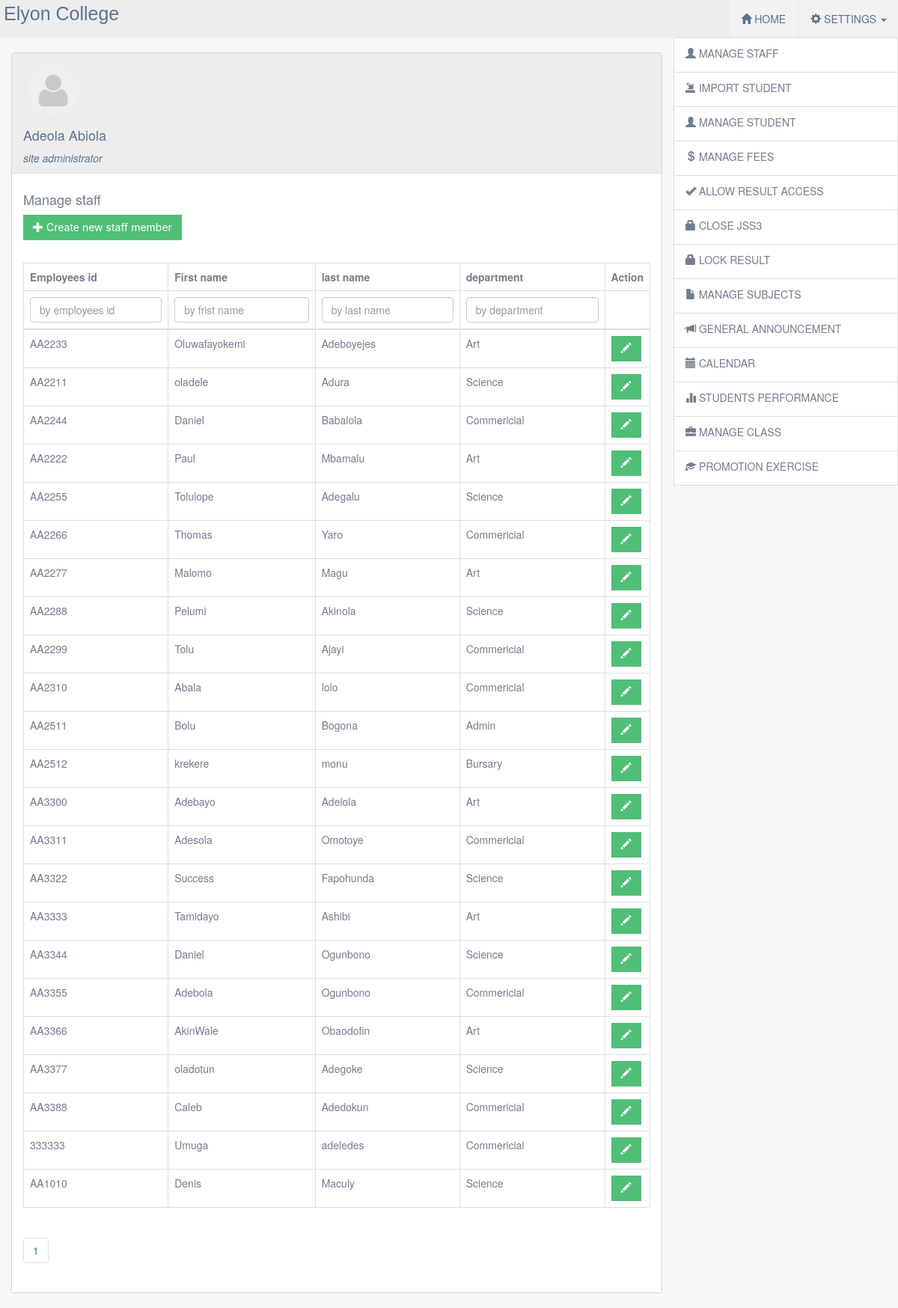
The page /admin/mstaff.php (signed in) on the database its author committed.
### tables this page shows
CREATE TABLE `staff` (
  `sn` int(11) NOT NULL,
  `fname` varchar(20) NOT NULL,
  `mname` varchar(20) NOT NULL,
  `lname` varchar(20) NOT NULL,
  `gender` varchar(7) NOT NULL,
  `title` varchar(5) NOT NULL,
  `username` varchar(200) NOT NULL,
  `employee` varchar(10) NOT NULL,
  `job_description` varchar(20) NOT NULL,
  `marital_status` varchar(20) NOT NULL,
  `address` text NOT NULL,
  `phone` varchar(15) NOT NULL,
  `email` varchar(200) NOT NULL,
  `lga` varchar(20) NOT NULL,
  `state` varchar(20) NOT NULL,
  `country` varchar(20) NOT NULL,
  `salary_status` varchar(20) NOT NULL,
  `level` varchar(20) NOT NULL,
  `date_employed` varchar(11) NOT NULL,
  `picture` varchar(200) NOT NULL,
  `religion` varchar(20) NOT NULL,
  `nok` varchar(20) NOT NULL,
  `rnok` varchar(20) NOT NULL,
  `pnok` varchar(16) NOT NULL,
  `qualification` varchar(20) NOT NULL,
  `age` int(11) NOT NULL,
  `dob` varchar(10) NOT NULL,
  `department` varchar(20) NOT NULL,
  `bank` varchar(20) NOT NULL,
  `acc` varchar(15) NOT NULL,
  `last_update` varchar(20) NOT NULL
);

### admin/mstaff.php (the view)
<?php include("header.php") ?>
<div class="container-fluid">
	<div class="row">
		<div class="col-lg-9">
		<div class="panel panel-default">
			<div class="panel-heading" id="p_heading">
				<?php
			$users = $_SESSION['users'];
			$s1  = mysqli_query($con,"SELECT * FROM admin where username = '$users'");
			$sh1 = mysqli_fetch_array($s1);
			$name1 = $sh1['fname']." ".$sh1['lname'];
			$img = $sh1['picture'];
			$position = $sh1['position'];
			if($img==""){
				$img2 = "passport/default.png";
			}
			else{
				$img2 = $img;
			}
			?>
				<img src="<?php echo $img2 ?>" id="imgs" class="img-responsive">
				<h4><?php echo $name1 ?></h4>
				<i><?php echo $position ?></i>
			</div>
			<div class="panel-body">
				<h4>Manage staff</h4>
				<a href="cstaff.php" class="btn btn-primary"><span class="glyphicon glyphicon-plus"></span> Create new staff member</a>
			</div>
			<div class="panel-body">
			<div class="table-responsive">
				<table class="table table-bordered">
					<tr>
						<th>Employees id</th>
						<th>First name</th>
						<th>last name</th>
						<th>department</th>
						<th>Action</th>
					</tr>
           <tr>
             <td><form method="POST"><input type="" name="empid" placeholder="by employees id" class="form-control"></form> </td>
             <td><form method="POST"><input type="" name="fname" placeholder="by frist name" class="form-control"> </form></td>
             <td><form method="POST"><input type="" name="lname" placeholder="by last name" class="form-control"></form></td>
             <td><form method="POST"><input type="" name="department" placeholder="by department" class="form-control"></form></td>
             <td></td>
           </tr>
           <tbody id="record">
				<?php
         $limit = 30;
       $pag = mysqli_query($con,"SELECT * from staff ");
       $num_of_row = mysqli_num_rows($pag);
       $no_of_pages = ceil($num_of_row/$limit);
       if(!isset($_GET['page'])){
         $page = 1;
       }
       else{
         $page = $_GET['page'];
       }
       $first_page = ($page-1)*$limit;
       if(isset($_POST['empid'])){
         $empid = $_POST['empid'];
         $s2  = mysqli_query($con,"SELECT * FROM staff where employee = '$empid'  limit ".$first_page.','. $limit. " ");
       }
       elseif (isset($_POST['fname'])) {
         $fname = $_POST['fname'];
         $s2  = mysqli_query($con,"SELECT * FROM staff where fname = '$fname'  limit ".$first_page.','. $limit. " ");
       }
       elseif (isset($_POST['lname'])) {
         $lname = $_POST['lname'];
         $s2  = mysqli_query($con,"SELECT * FROM staff where lname = '$lname'  limit ".$first_page.','. $limit. " ");
       }
       elseif (isset($_POST['department'])) {
         $department = $_POST['department'];
         $s2  = mysqli_query($con,"SELECT * FROM staff where department = '$department'  limit ".$first_page.','. $limit. " ");
       }
       else{
			$s2  = mysqli_query($con,"SELECT * FROM staff limit ".$first_page.','. $limit. "");
     }
			while($sh2 = mysqli_fetch_array($s2)){
			$employee = $sh2['employee'];
			$fname= $sh2['fname'];
			$lname = $sh2['lname'];
			$department = $sh2['department'];
			$username = $sh2['username'];
			?>
					<tr>
						<td><?php echo $employee ?></td>
						<td><?php echo $fname ?></td>
						<td><?php echo $lname ?></td>
						<td><?php echo $department ?></td>
						<td><a href="edit1.php?is=<?php echo $username ?>" class=" btn btn-default"><span class="glyphicon glyphicon-pencil"></span></a></td>
					</tr>
					<?php
				}
				?>
       </tbody>
				</table>
          <ul class="pagination">
   <?php
   for($page=1;$page<=$no_of_pages;$page++){
     ?>
     <li><a href="mstaff.php?page=<?php echo $page ?>"><?php echo $page ?></a></li>
     <?php
   }
   ?>
 </ul>
			</div>
				</div>
			</div>
		</div>
		<?php include("linkpanel.php") ?>
	</div>
</div>
<?php include("footer.php") ?>

### css/style.css (style rules this page uses)
body { margin: 0px; width: 100%; height: 100%; padding: 0px; outline: none; background: #f7f7f7; color: #5a738e !important; }
.panel { border: 1.2px solid #d4d4d4 !important; }
.panel .panel-heading { background: #ededed !important; color: #5a738e; border-radius: 0px !important; }
.panel .panel-body { background: white !important; color: #737d8c; }
#imgs { border-radius: 40px; height: 80px; width: 80px; }
.btn { background: #51be78 !important; border-color: #51be78; display: inline-block; font-weight: 400; text-align: center; white-space: nowrap; vertical-align: middle; color: #FFF; transition: color 0.15s ease-in-out, background-color 0.15s ease-in-out, border-color 0.15s ease-in-out, box-shadow 0.15s ease-in-out, -webkit-box-shadow 0.15s ease-in-out; font-family: "Muli", -apple-system, BlinkMacSystemFont, "Segoe UI", Roboto, "Helvetica Neue", Arial, sans-serif, "Apple Color Emoji", "Segoe UI Emoji", "Segoe UI Symbol", "Noto Color Emoji"; border-radius: 0px !important; -webkit-transition: 0.7s linear; -o-transition: 0.7s linear; transition: 0.7s linear; }

### rows shown on the page
staff: employee "AA2233", fname "Oluwafayokemi", lname "Adeboyejes", department "Art"
staff: employee "AA2211", fname "oladele", lname "Adura", department "Science"
staff: employee "AA2244", fname "Daniel", lname "Babalola", department "Commericial"
staff: employee "AA2222", fname "Paul", lname "Mbamalu", department "Art"
staff: employee "AA2255", fname "Tolulope", lname "Adegalu", department "Science"
staff: employee "AA2266", fname "Thomas", lname "Yaro", department "Commericial"
staff: employee "AA2277", fname "Malomo", lname "Magu", department "Art"
staff: employee "AA2288", fname "Pelumi", lname "Akinola", department "Science"
staff: employee "AA2299", fname "Tolu", lname "Ajayi", department "Commericial"
staff: employee "AA2310", fname "Abala", lname "lolo", department "Commericial"
staff: employee "AA2511", fname "Bolu", lname "Bogona", department "Admin"
staff: employee "AA2512", fname "krekere", lname "monu", department "Bursary"
staff: employee "AA3300", fname "Adebayo", lname "Adelola", department "Art"
staff: employee "AA3311", fname "Adesola", lname "Omotoye", department "Commericial"
staff: employee "AA3322", fname "Success", lname "Fapohunda", department "Science"
staff: employee "AA3333", fname "Tamidayo", lname "Ashibi", department "Art"
staff: employee "AA3344", fname "Daniel", lname "Ogunbono", department "Science"
staff: employee "AA3355", fname "Adebola", lname "Ogunbono", department "Commericial"
staff: employee "AA3366", fname "AkinWale", lname "Obaodofin", department "Art"
staff: employee "AA3377", fname "oladotun", lname "Adegoke", department "Science"
staff: employee "AA3388", fname "Caleb", lname "Adedokun", department "Commericial"
staff: employee "333333", fname "Umuga", lname "adeledes", department "Commericial"
staff: employee "AA1010", fname "Denis", lname "Maculy", department "Science"

### other values the page prints
$name1 "Adeola Abiola"
$position "site administrator"
